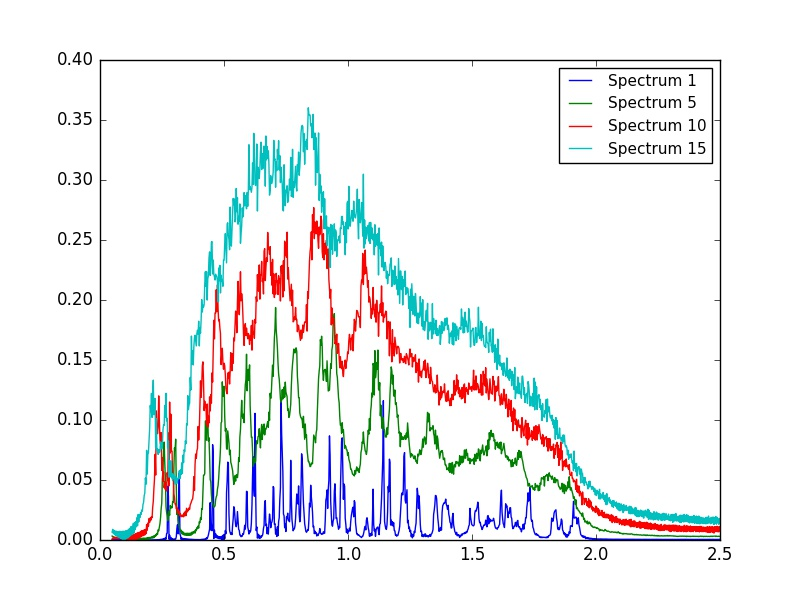

Recreate this plot in Python.
import numpy as np
import matplotlib.pyplot as plt

if __name__=='__main__':
    
    count = 0

    while count < 4:
        num = input("Enter spectrum file number: ")
        filename = 'spectrum_' + num
        data = np.genfromtxt(filename)
        start_pt = int(len(data[:, 0])*0.05/2.5)
        plt.plot(data[start_pt:, 0], data[start_pt:, 1], label='Spectrum {:s}'.format(num))
        
        count += 1
    
    plt.legend(fontsize=11)
    plt.savefig("power_spectrum.jpg")
    plt.show()
